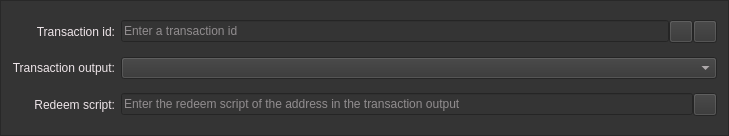
<?xml version="1.0" encoding="UTF-8"?>
<ui version="4.0">
 <class>MultisigInputEntry</class>
 <widget class="QFrame" name="MultisigInputEntry">
  <property name="geometry">
   <rect>
    <x>0</x>
    <y>0</y>
    <width>729</width>
    <height>136</height>
   </rect>
  </property>
  <property name="windowTitle">
   <string>Form</string>
  </property>
  <property name="styleSheet">
   <string notr="true">background:rgb(52,52,52);color:rgb(238,229,233);</string>
  </property>
  <property name="frameShape">
   <enum>QFrame::StyledPanel</enum>
  </property>
  <property name="frameShadow">
   <enum>QFrame::Sunken</enum>
  </property>
  <layout class="QGridLayout" name="gridLayout">
   <item row="0" column="1">
    <layout class="QHBoxLayout" name="transactionIdLayout">
     <property name="spacing">
      <number>0</number>
     </property>
     <item>
      <widget class="QValidatedLineEdit" name="transactionId">
       <property name="toolTip">
        <string/>
       </property>
       <property name="placeholderText">
        <string>Enter a transaction id</string>
       </property>
      </widget>
     </item>
     <item>
      <widget class="QToolButton" name="pasteTransactionIdButton">
       <property name="toolTip">
        <string/>
       </property>
       <property name="text">
        <string/>
       </property>
       <property name="icon">
        <iconset>
         <normaloff>:/icons/editpaste</normaloff>:/icons/editpaste</iconset>
       </property>
       <property name="shortcut">
        <string>Alt+P</string>
       </property>
      </widget>
     </item>
     <item>
      <widget class="QToolButton" name="deleteButton">
       <property name="toolTip">
        <string/>
       </property>
       <property name="text">
        <string/>
       </property>
       <property name="icon">
        <iconset>
         <normaloff>:/icons/remove</normaloff>:/icons/remove</iconset>
       </property>
      </widget>
     </item>
    </layout>
   </item>
   <item row="0" column="0">
    <widget class="QLabel" name="transactionIdLabel">
     <property name="text">
      <string>Transaction id:</string>
     </property>
     <property name="alignment">
      <set>Qt::AlignRight|Qt::AlignTrailing|Qt::AlignVCenter</set>
     </property>
     <property name="buddy">
      <cstring>transactionId</cstring>
     </property>
    </widget>
   </item>
   <item row="2" column="0">
    <widget class="QLabel" name="transactionOutputLabel">
     <property name="text">
      <string>Transaction output:</string>
     </property>
     <property name="alignment">
      <set>Qt::AlignRight|Qt::AlignTrailing|Qt::AlignVCenter</set>
     </property>
    </widget>
   </item>
   <item row="3" column="0">
    <widget class="QLabel" name="redeemScriptLabel">
     <property name="text">
      <string>Redeem script:</string>
     </property>
     <property name="alignment">
      <set>Qt::AlignRight|Qt::AlignTrailing|Qt::AlignVCenter</set>
     </property>
     <property name="buddy">
      <cstring>redeemScript</cstring>
     </property>
    </widget>
   </item>
   <item row="3" column="1">
    <layout class="QHBoxLayout" name="redeemScriptLayout">
     <property name="spacing">
      <number>0</number>
     </property>
     <item>
      <widget class="QValidatedLineEdit" name="redeemScript">
       <property name="enabled">
        <bool>true</bool>
       </property>
       <property name="toolTip">
        <string/>
       </property>
       <property name="placeholderText">
        <string>Enter the redeem script of the address in the transaction output</string>
       </property>
      </widget>
     </item>
     <item>
      <widget class="QToolButton" name="pasteRedeemScriptButton">
       <property name="toolTip">
        <string/>
       </property>
       <property name="text">
        <string/>
       </property>
       <property name="icon">
        <iconset>
         <normaloff>:/icons/editpaste</normaloff>:/icons/editpaste</iconset>
       </property>
       <property name="shortcut">
        <string>Alt+A</string>
       </property>
      </widget>
     </item>
    </layout>
   </item>
   <item row="2" column="1">
    <widget class="QComboBox" name="transactionOutput"/>
   </item>
  </layout>
 </widget>
 <customwidgets>
  <customwidget>
   <class>QValidatedLineEdit</class>
   <extends>QLineEdit</extends>
   <header>qvalidatedlineedit.h</header>
  </customwidget>
 </customwidgets>
 <resources>
  <include location="../bitcoin.qrc"/>
 </resources>
 <connections/>
</ui>
